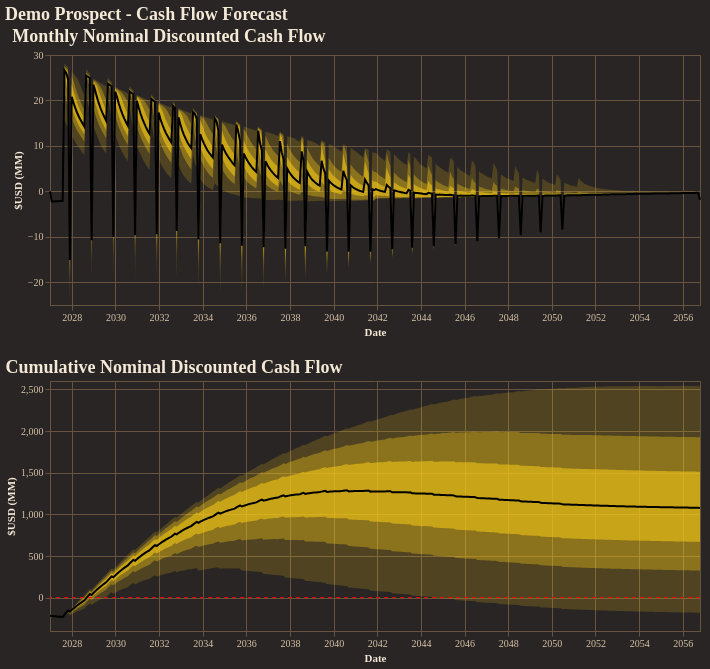

The notebook cell this image was saved under:
### Code cell
fig = reporter.plotter.combined_cash_flow_plot(
    figsize=(650, 250),
    backend=PLOTTING_BACKEND
)
fig.show()

### Figure 1 — Vega-Lite specification as saved in the notebook (floating-point values rounded to 4 significant figures; data arrays with more than 128 entries replaced by an {"elided": "..."} marker saying what was removed)
{"config": {"background": "#292524", "view": {"fill": "#292524", "stroke": "#665340"}, "title": {"color": "#f4e9d7", "font": "Merriweather", "fontSize": 18, "fontWeight": 600, "subtitleColor": "#d5c2a6", "anchor": "start"}, "axis": {"domainColor": "#665340", "gridColor": "#665340", "tickColor": "#665340", "labelColor": "#d5c2a6", "titleColor": "#f4e9d7", "labelFont": "Merriweather", "titleFont": "Merriweather"}, "legend": {"titleColor": "#f4e9d7", "labelColor": "#d5c2a6", "labelFont": "Merriweather", "titleFont": "Merriweather", "orient": "top-right", "symbolType": "circle"}, "header": {"labelColor": "#d5c2a6", "titleColor": "#f4e9d7", "labelFont": "Merriweather", "titleFont": "Merriweather"}, "mark": {"color": "#c78d3b"}, "line": {"color": "#c78d3b"}, "bar": {"color": "#c78d3b"}, "point": {"color": "#ddb06d"}, "area": {"color": "#c78d3b", "opacity": 0.35}, "text": {"color": "#f4e9d7", "font": "Merriweather"}, "range": {"category": ["#5DA5DA", "#F28E2B", "#59C36A", "#E15759", "#B07AA1", "#4ECDC4", "#FF9DA7", "#EDC948"]}}, "vconcat": [{"layer": [{"mark": {"type": "area", "color": "rgba(250, 204, 21, 1.0)", "opacity": 0.18}, "encoding": {"tooltip": [{"field": "date", "title": "Date", "type": "temporal"}, {"field": "p01", "format": ",.2f", "title": "P01", "type": "quantitative"}, {"field": "p10", "format": ",.2f", "title": "P10", "type": "quantitative"}, {"field": "p25", "format": ",.2f", "title": "P25", "type": "quantitative"}, {"field": "p50", "format": ",.2f", "title": "P50", "type": "quantitative"}, {"field": "p75", "format": ",.2f", "title": "P75", "type": "quantitative"}, {"field": "p90", "format": ",.2f", "title": "P90", "type": "quantitative"}, {"field": "p99", "format": ",.2f", "title": "P99", "type": "quantitative"}], "x": {"field": "date", "title": "Date", "type": "temporal"}, "y": {"field": "p01", "title": "$USD (MM)", "type": "quantitative"}, "y2": {"field": "p99"}}}, {"mark": {"type": "area", "color": "rgba(250, 204, 21, 1.0)", "opacity": 0.35}, "encoding": {"tooltip": [{"field": "date", "title": "Date", "type": "temporal"}, {"field": "p01", "format": ",.2f", "title": "P01", "type": "quantitative"}, {"field": "p10", "format": ",.2f", "title": "P10", "type": "quantitative"}, {"field": "p25", "format": ",.2f", "title": "P25", "type": "quantitative"}, {"field": "p50", "format": ",.2f", "title": "P50", "type": "quantitative"}, {"field": "p75", "format": ",.2f", "title": "P75", "type": "quantitative"}, {"field": "p90", "format": ",.2f", "title": "P90", "type": "quantitative"}, {"field": "p99", "format": ",.2f", "title": "P99", "type": "quantitative"}], "x": {"field": "date", "title": "Date", "type": "temporal"}, "y": {"field": "p10", "title": "$USD (MM)", "type": "quantitative"}, "y2": {"field": "p90"}}}, {"mark": {"type": "area", "color": "rgba(250, 204, 21, 1.0)", "opacity": 0.55}, "encoding": {"tooltip": [{"field": "date", "title": "Date", "type": "temporal"}, {"field": "p01", "format": ",.2f", "title": "P01", "type": "quantitative"}, {"field": "p10", "format": ",.2f", "title": "P10", "type": "quantitative"}, {"field": "p25", "format": ",.2f", "title": "P25", "type": "quantitative"}, {"field": "p50", "format": ",.2f", "title": "P50", "type": "quantitative"}, {"field": "p75", "format": ",.2f", "title": "P75", "type": "quantitative"}, {"field": "p90", "format": ",.2f", "title": "P90", "type": "quantitative"}, {"field": "p99", "format": ",.2f", "title": "P99", "type": "quantitative"}], "x": {"field": "date", "title": "Date", "type": "temporal"}, "y": {"field": "p25", "title": "$USD (MM)", "type": "quantitative"}, "y2": {"field": "p75"}}}, {"mark": {"type": "line", "color": "black", "strokeWidth": 2}, "encoding": {"tooltip": [{"field": "date", "title": "Date", "type": "temporal"}, {"field": "p01", "format": ",.2f", "title": "P01", "type": "quantitative"}, {"field": "p10", "format": ",.2f", "title": "P10", "type": "quantitative"}, {"field": "p25", "format": ",.2f", "title": "P25", "type": "quantitative"}, {"field": "p50", "format": ",.2f", "title": "P50", "type": "quantitative"}, {"field": "p75", "format": ",.2f", "title": "P75", "type": "quantitative"}, {"field": "p90", "format": ",.2f", "title": "P90", "type": "quantitative"}, {"field": "p99", "format": ",.2f", "title": "P99", "type": "quantitative"}], "x": {"field": "date", "title": "Date", "type": "temporal"}, "y": {"field": "p50", "title": "$USD (MM)", "type": "quantitative"}}}], "data": {"name": "data-c206a6c1726d28cc71b03b65a6cd107a"}, "height": 250, "title": "Monthly Nominal Discounted Cash Flow", "width": 650}, {"layer": [{"layer": [{"mark": {"type": "area", "color": "rgba(250, 204, 21, 1.0)", "opacity": 0.18}, "encoding": {"tooltip": [{"field": "date", "title": "Date", "type": "temporal"}, {"field": "p01", "format": ",.2f", "title": "P01", "type": "quantitative"}, {"field": "p10", "format": ",.2f", "title": "P10", "type": "quantitative"}, {"field": "p25", "format": ",.2f", "title": "P25", "type": "quantitative"}, {"field": "p50", "format": ",.2f", "title": "P50", "type": "quantitative"}, {"field": "p75", "format": ",.2f", "title": "P75", "type": "quantitative"}, {"field": "p90", "format": ",.2f", "title": "P90", "type": "quantitative"}, {"field": "p99", "format": ",.2f", "title": "P99", "type": "quantitative"}], "x": {"field": "date", "title": "Date", "type": "temporal"}, "y": {"field": "p01", "title": "$USD (MM)", "type": "quantitative"}, "y2": {"field": "p99"}}}, {"mark": {"type": "area", "color": "rgba(250, 204, 21, 1.0)", "opacity": 0.35}, "encoding": {"tooltip": [{"field": "date", "title": "Date", "type": "temporal"}, {"field": "p01", "format": ",.2f", "title": "P01", "type": "quantitative"}, {"field": "p10", "format": ",.2f", "title": "P10", "type": "quantitative"}, {"field": "p25", "format": ",.2f", "title": "P25", "type": "quantitative"}, {"field": "p50", "format": ",.2f", "title": "P50", "type": "quantitative"}, {"field": "p75", "format": ",.2f", "title": "P75", "type": "quantitative"}, {"field": "p90", "format": ",.2f", "title": "P90", "type": "quantitative"}, {"field": "p99", "format": ",.2f", "title": "P99", "type": "quantitative"}], "x": {"field": "date", "title": "Date", "type": "temporal"}, "y": {"field": "p10", "title": "$USD (MM)", "type": "quantitative"}, "y2": {"field": "p90"}}}, {"mark": {"type": "area", "color": "rgba(250, 204, 21, 1.0)", "opacity": 0.55}, "encoding": {"tooltip": [{"field": "date", "title": "Date", "type": "temporal"}, {"field": "p01", "format": ",.2f", "title": "P01", "type": "quantitative"}, {"field": "p10", "format": ",.2f", "title": "P10", "type": "quantitative"}, {"field": "p25", "format": ",.2f", "title": "P25", "type": "quantitative"}, {"field": "p50", "format": ",.2f", "title": "P50", "type": "quantitative"}, {"field": "p75", "format": ",.2f", "title": "P75", "type": "quantitative"}, {"field": "p90", "format": ",.2f", "title": "P90", "type": "quantitative"}, {"field": "p99", "format": ",.2f", "title": "P99", "type": "quantitative"}], "x": {"field": "date", "title": "Date", "type": "temporal"}, "y": {"field": "p25", "title": "$USD (MM)", "type": "quantitative"}, "y2": {"field": "p75"}}}, {"mark": {"type": "line", "color": "black", "strokeWidth": 2}, "encoding": {"tooltip": [{"field": "date", "title": "Date", "type": "temporal"}, {"field": "p01", "format": ",.2f", "title": "P01", "type": "quantitative"}, {"field": "p10", "format": ",.2f", "title": "P10", "type": "quantitative"}, {"field": "p25", "format": ",.2f", "title": "P25", "type": "quantitative"}, {"field": "p50", "format": ",.2f", "title": "P50", "type": "quantitative"}, {"field": "p75", "format": ",.2f", "title": "P75", "type": "quantitative"}, {"field": "p90", "format": ",.2f", "title": "P90", "type": "quantitative"}, {"field": "p99", "format": ",.2f", "title": "P99", "type": "quantitative"}], "x": {"field": "date", "title": "Date", "type": "temporal"}, "y": {"field": "p50", "title": "$USD (MM)", "type": "quantitative"}}}], "data": {"name": "data-3c1238d2a736e63dfa17e5decb9c0ef7"}, "title": "Cumulative Nominal Discounted Cash Flow"}, {"data": {"name": "data-42990c68f268a11fa16682fcd3437a6f"}, "mark": {"type": "rule", "color": "red", "strokeDash": [4, 4]}, "encoding": {"y": {"field": "zero", "type": "quantitative"}}}], "height": 250, "width": 650}], "title": "Demo Prospect - Cash Flow Forecast", "$schema": "https://vega.github.io/schema/vega-lite/v5.20.1.json", "datasets": {"data-c206a6c1726d28cc71b03b65a6cd107a": {"elided": "360 records"}, "data-3c1238d2a736e63dfa17e5decb9c0ef7": {"elided": "360 records"}, "data-42990c68f268a11fa16682fcd3437a6f": [{"zero": 0}]}}
